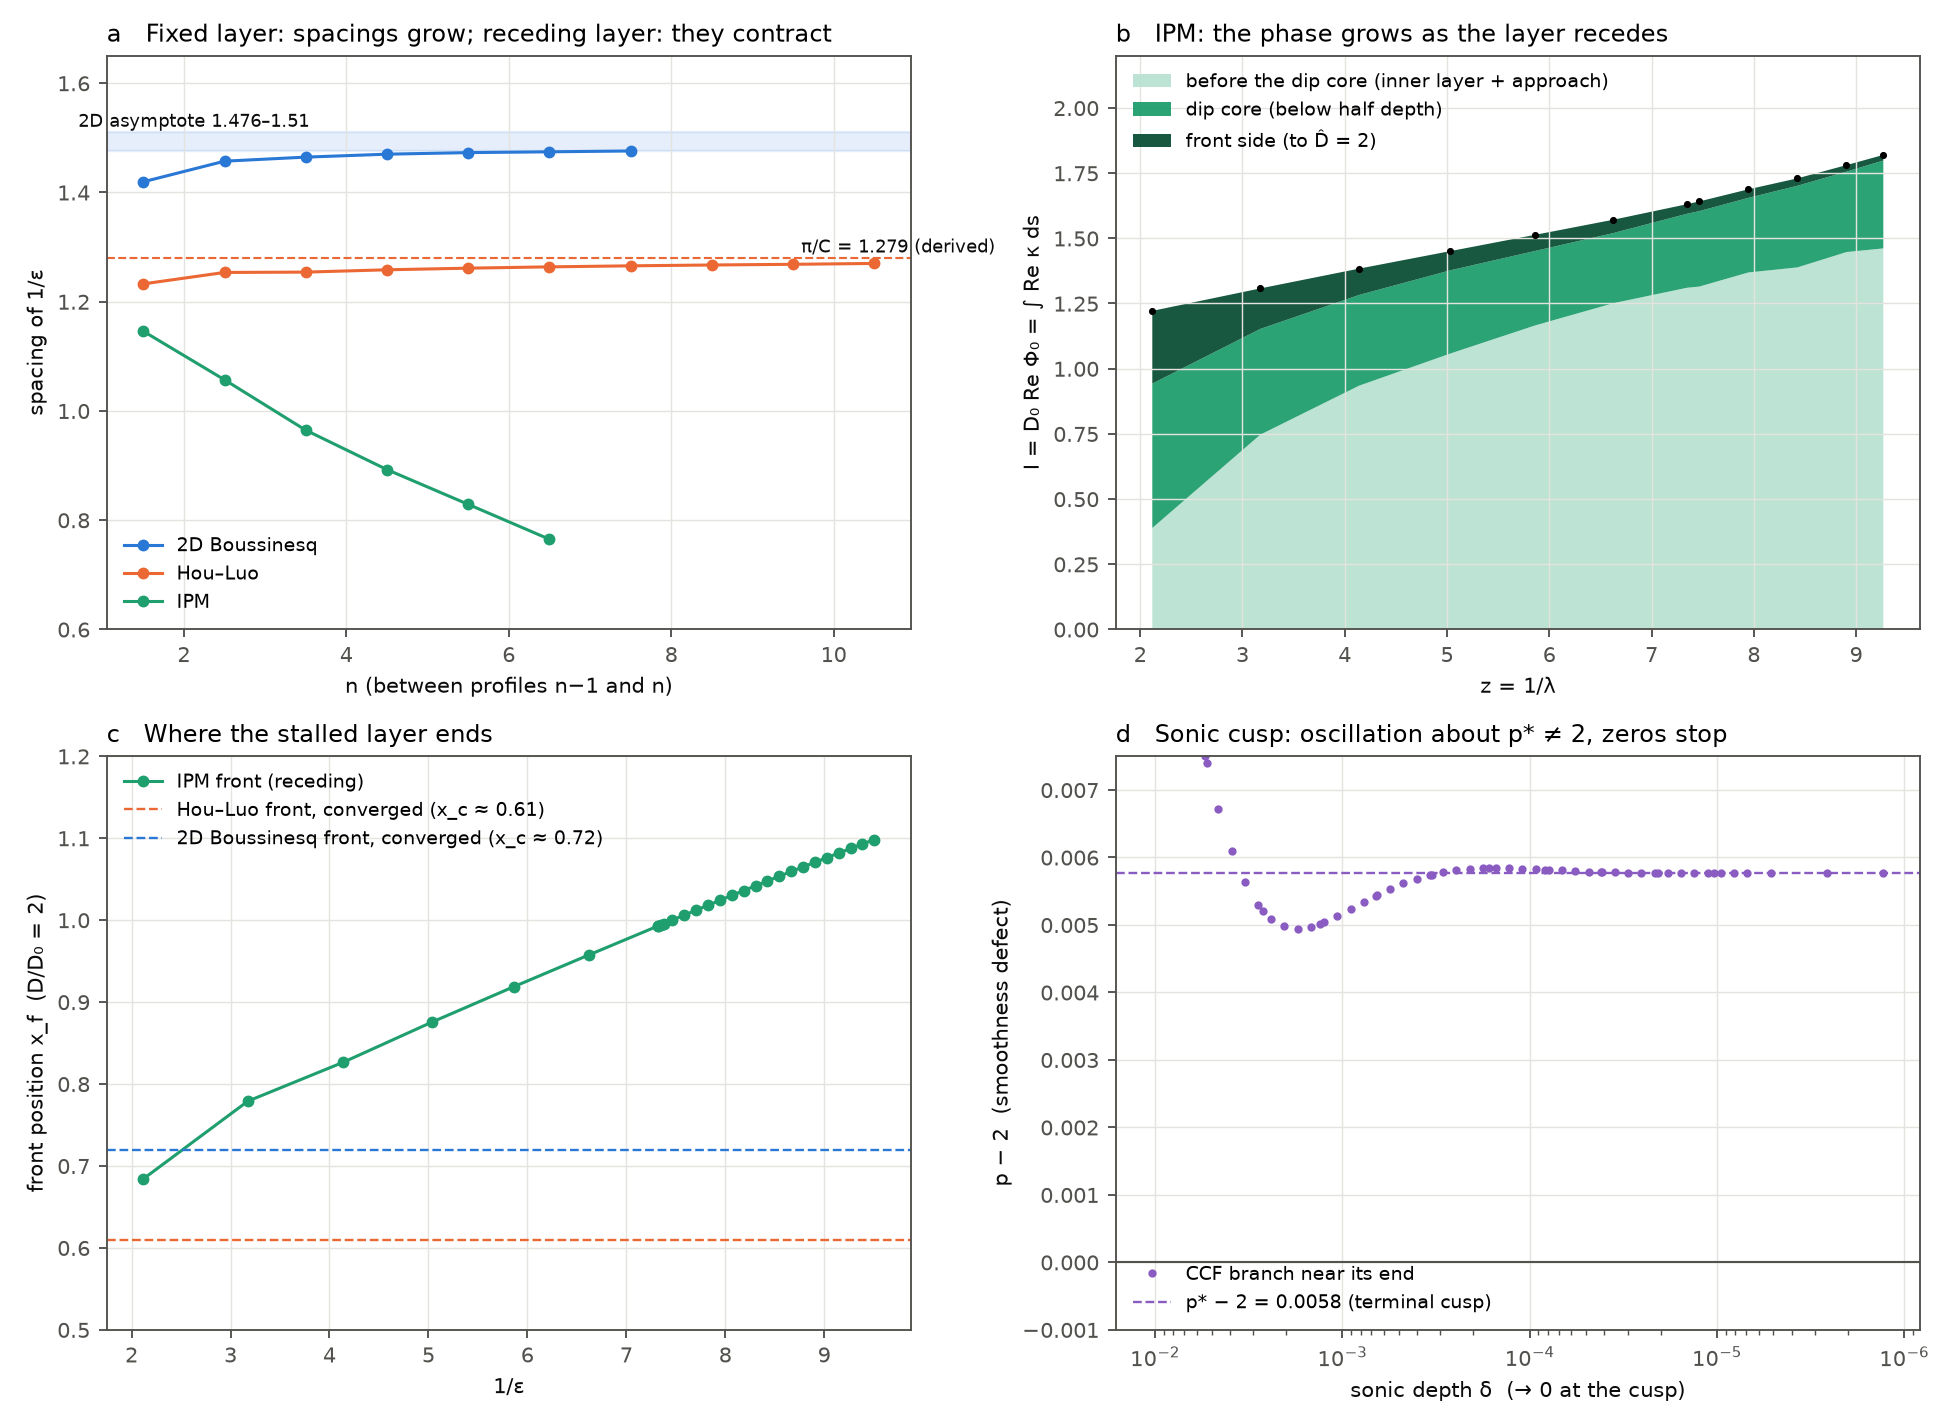

The Python source for this figure:
"""Fig. 5: how the stalled layer ends decides the hierarchy.
(a) Spacings of consecutive profiles in 1/ε: increasing towards π/C for a stalled layer of fixed extent (2D
    Boussinesq, Hou–Luo; π/C = 1.279 derived for Hou–Luo), contracting for the receding layer of IPM.
(b) IPM: anatomy of the phase coefficient I = D₀ Re Φ₀ = ∫Re κ ds with the repaired tracker
    (`ipm_phase_anatomy3.out`): the part before the dip core grows as the dip and front recede, the dip core
    shrinks and levels off, the front side vanishes.
(c) Front position x_f (D/D₀ = 2 beyond the dip) along the IPM branch (`ipm_travel_time.out`, to z = 9.5), against
    the converged fronts of Hou–Luo (x_c ≈ 0.61) and 2D Boussinesq (x_c ≈ 0.72).
(d) Sonic-cusp ending (CCF): the defect oscillates about p* − 2 = 0.0058 > 0, so the zeros stop."""
import numpy as np, glob, re, sys, os, contextlib, io
import matplotlib; matplotlib.use("Agg")
import matplotlib.pyplot as plt
P02 = os.path.join(os.path.dirname(os.path.abspath(__file__)), "..", "P02_singularity_ladders")
sys.path.insert(0, P02)
from cusp_fit import parse

INK, MUTED, GRID = '#0b0b0b', '#52514e', '#e4e3df'
COL = {'2D Boussinesq': '#2a78d6', 'Hou–Luo': '#eb6834', 'IPM': '#1f9e6e', 'CCF': '#8a5cc2'}
plt.rcParams.update({'font.size': 9, 'axes.edgecolor': MUTED, 'axes.labelcolor': INK, 'xtick.color': MUTED,
                     'ytick.color': MUTED, 'axes.grid': True, 'grid.color': GRID, 'grid.linewidth': 0.6})
fig, ax = plt.subplots(2, 2, figsize=(11.5, 8.4))

# (a) spacings
a = ax[0, 0]
with contextlib.redirect_stdout(io.StringIO()):
    from ladder_fit import bq_lam, hl_lam
z2d = np.array([1 / (l - 1) for l in bq_lam])
zhl = np.array([1 / (l - 1) for l in list(hl_lam) + [1.08113374, 1.07355524]])
zip_ = 1 / np.array([1.0285722975, 0.4721297348, 0.3149618108, 0.2415663353, 0.1987224523, 0.1706180880, 0.15092])
for name, z in (("2D Boussinesq", z2d), ("Hou–Luo", zhl), ("IPM", zip_)):
    z = np.sort(z); n = np.arange(1, len(z))
    a.plot(n + 0.5, np.diff(z), 'o-', color=COL[name], ms=4, lw=1.3, label=name)
a.axhline(1.279, color=COL['Hou–Luo'], ls='--', lw=0.9); a.text(9.6, 1.29, 'π/C = 1.279 (derived)', fontsize=7.5, color=INK)
a.axhspan(1.476, 1.51, color=COL['2D Boussinesq'], alpha=0.12); a.text(0.7, 1.52, '2D asymptote 1.476–1.51', fontsize=7.5, color=INK)
a.set_xlabel('n (between profiles n−1 and n)'); a.set_ylabel('spacing of 1/ε'); a.set_ylim(0.6, 1.65)
a.legend(fontsize=8, frameon=False, loc='lower left')
a.set_title('a   Fixed layer: spacings grow; receding layer: they contract', loc='left', fontsize=10)

# (b) anatomy of the IPM phase (repaired tracker)
b = ax[0, 1]
rows = []
for line in open("ipm_phase_anatomy3.out"):
    p = line.split()
    if len(p) == 13 and re.match(r'^\d', p[1]):
        v = [float(x) for x in p[1:]]                       # z D0 I inner approach core front ...
        rows.append((v[0], v[2], v[3] + v[4], v[5], v[6]))
R = np.array(sorted(rows))
b.stackplot(R[:, 0], R[:, 2], R[:, 3], R[:, 4], colors=['#b9e2d1', COL['IPM'], '#0b4f37'], alpha=0.95,
            labels=['before the dip core (inner layer + approach)', 'dip core (below half depth)', 'front side (to D̂ = 2)'])
b.plot(R[:, 0], R[:, 1], 'k.', ms=4)
b.set_xlabel('z = 1/λ'); b.set_ylabel('I = D₀ Re Φ₀ = ∫ Re κ ds'); b.set_ylim(0, 2.2)
b.legend(fontsize=8, frameon=False, loc='upper left')
b.set_title('b   IPM: the phase grows as the layer recedes', loc='left', fontsize=10)

# (c) front position
c = ax[1, 0]
fr = []
for line in open("ipm_travel_time.out"):
    p = line.split()
    if len(p) == 13 and re.match(r'^\d', p[1]):
        fr.append((float(p[1]), float(p[12])))
F = np.array(sorted(fr))
c.plot(F[:, 0], F[:, 1], 'o-', color=COL['IPM'], ms=4, lw=1.3, label='IPM front (receding)')
c.axhline(0.61, color=COL['Hou–Luo'], ls='--', lw=1.0, label='Hou–Luo front, converged (x_c ≈ 0.61)')
c.axhline(0.72, color=COL['2D Boussinesq'], ls='--', lw=1.0, label='2D Boussinesq front, converged (x_c ≈ 0.72)')
c.set_xlabel('1/ε'); c.set_ylabel('front position x_f  (D/D₀ = 2)'); c.set_ylim(0.5, 1.2)
c.legend(fontsize=8, frameon=False, loc='upper left')
c.set_title('c   Where the stalled layer ends', loc='left', fontsize=10)

# (d) CCF sonic-cusp ending
d_ = ax[1, 1]
E = np.load(os.path.join(P02, "pdense_E.npy")); C = parse(os.path.join(P02, "pin_C.log"))
dd = np.concatenate([E[:, 0], C[:, 0]]); pp = np.concatenate([E[:, 2], C[:, 2]])
o = np.argsort(-dd); dd, pp = dd[o], pp[o]
d_.semilogx(dd, pp - 2, 'o', color=COL['CCF'], ms=2.5, label='CCF branch near its end')
d_.axhline(2.0057717 - 2, color=COL['CCF'], lw=1.0, ls='--', label='p* − 2 = 0.0058 (terminal cusp)')
d_.axhline(0, color=MUTED, lw=0.9)
d_.invert_xaxis(); d_.set_xlabel('sonic depth δ  (→ 0 at the cusp)'); d_.set_ylabel('p − 2  (smoothness defect)')
d_.legend(fontsize=8, frameon=False, loc='lower left'); d_.set_ylim(-0.001, 0.0075)
d_.set_title('d   Sonic cusp: oscillation about p* ≠ 2, zeros stop', loc='left', fontsize=10)
plt.tight_layout(); plt.savefig('fig_endings2.png', dpi=170); print('saved fig_endings2.png')
